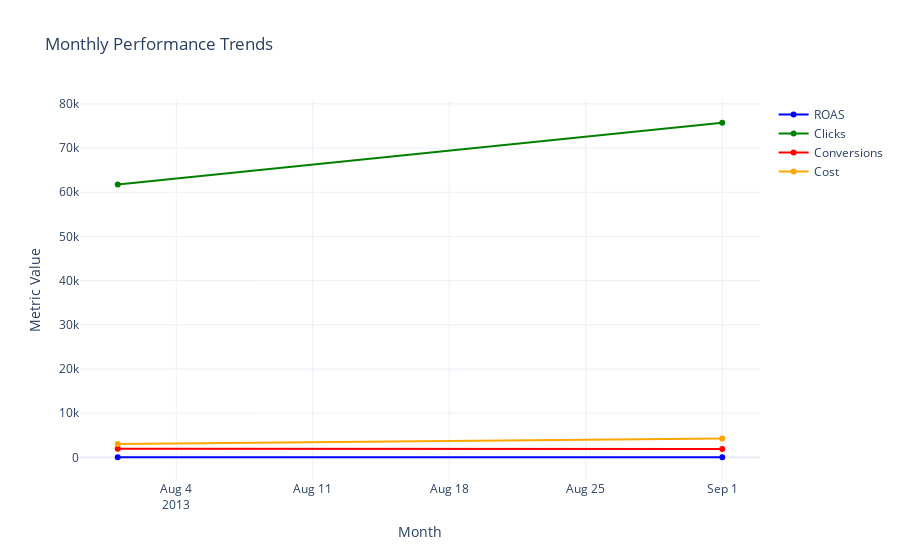

The cell this chart's notebook holds for it:
### Markdown cell above
Visualization

### Code cell
monthly_per['Month']=monthly_per['Month'].astype('str')
fig = go.Figure()

fig.add_trace(go.Scatter(x=monthly_per["Month"],y=monthly_per["ROAS"], 
                         mode='lines+markers', name='ROAS', line=dict(color='blue')))

fig.add_trace(go.Scatter(x=monthly_per["Month"],y=monthly_per["Clicks"], 
                         mode='lines+markers', name='Clicks', line=dict(color='green')))

fig.add_trace(go.Scatter(x=monthly_per["Month"],y=monthly_per["Conversions"], 
                         mode='lines+markers', name='Conversions', line=dict(color='red')))

fig.add_trace(go.Scatter(x=monthly_per["Month"], y=monthly_per["Cost"], 
                         mode='lines+markers', name='Cost', line=dict(color='orange')))

fig.update_layout(title="Monthly Performance Trends",
                  xaxis_title="Month",
                  yaxis_title="Metric Value",
                  template="plotly_white")

fig.show()

### Figure 1 — Plotly figure (JSON) as saved in the notebook; plotly's stock layout.template omitted (floating-point values rounded to 4 significant figures)
{"data": [{"line": {"color": "blue"}, "mode": "lines+markers", "name": "ROAS", "type": "scatter", "x": ["2013-08", "2013-09"], "y": [43.51, 25.83]}, {"line": {"color": "green"}, "mode": "lines+markers", "name": "Clicks", "type": "scatter", "x": ["2013-08", "2013-09"], "y": [61757, 75730]}, {"line": {"color": "red"}, "mode": "lines+markers", "name": "Conversions", "type": "scatter", "x": ["2013-08", "2013-09"], "y": [1923, 1886]}, {"line": {"color": "orange"}, "mode": "lines+markers", "name": "Cost", "type": "scatter", "x": ["2013-08", "2013-09"], "y": [2997.0, 4268.0]}], "layout": {"title": {"text": "Monthly Performance Trends"}, "xaxis": {"title": {"text": "Month"}}, "yaxis": {"title": {"text": "Metric Value"}}}}
